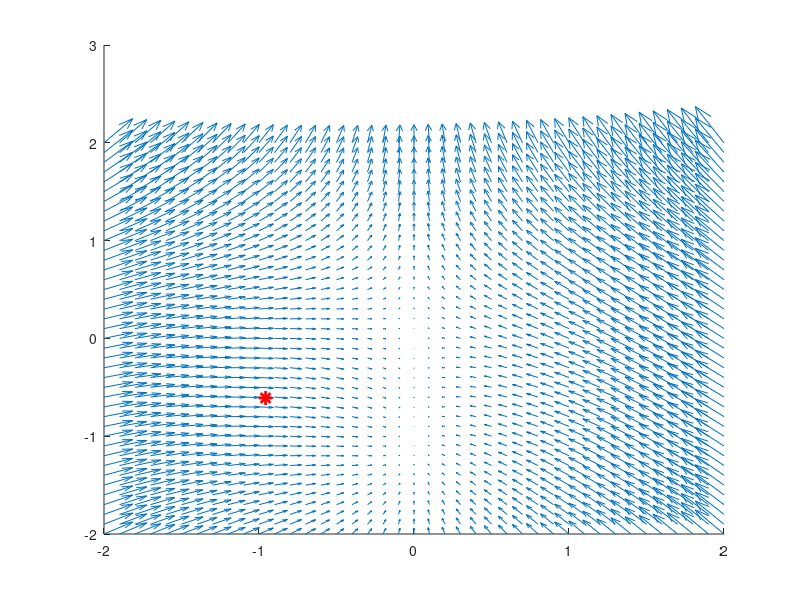

MATLAB code for this plot: (Note: this script raises an error after producing the figure.)
%% initialize parameters
b = 0.6;
a = 0.08;
dt = 0.03;
pauseTime = 0.00001;
tailLength = 5;
xlimits = [-2,2];
ylimits = [-2,2];
flowFieldSpacing = 0.1; % spacing of grid to build flow field on
flowFieldDecayLength = 10.0; % as one moves away from the fixed point, may the quiver points less visually important
howCloseToFixedPoint = 1.5; % standard deviation in starting position
%% calculate the dynamics for a system that starts at an arbitrary position
% x0,y0

% setup anonymous functions to calculate the derivatives
ydot = @(x,y) x.^2 + y.^2 + x + y;
xdot = @(x,y) -3*x;

% proceed in one time step using Euler integration
counter  = 1;

% xFix = b;
% yFix = b/(b+a^2);

yFix = -1;
xFix = 0;

x0 = xFix+randn(1)*howCloseToFixedPoint;
y0 = yFix+randn(1)*howCloseToFixedPoint;
xNew = x0;
yNew = y0;


% setup vectors to hold position of "tail"
tailX = repmat(x0,tailLength,1);
tailY = repmat(y0,tailLength,1);

% flow field
[xx,yy] = meshgrid(xlimits(1):flowFieldSpacing:xlimits(2),ylimits(1):flowFieldSpacing:ylimits(2));

[theta,r] = cart2pol(xx-xFix,yy-yFix);
xx(r>flowFieldDecayLength) = nan;
yy(r>flowFieldDecayLength) = nan;

% start with a blank graph
clf;
hold on;

% plot flow field as quiver
quiver(xx(:),yy(:),xdot(xx(:),yy(:)),ydot(xx(:),yy(:)),3);

% save plotting handle to improve speed and smoothness
pHand = plot(xNew,yNew,'r*','linewidth',2,'markersize',10);
 % patchline, from the file exchange has this tendency to link the first
 % and last points together, add in an extra element of "nans" to remove
 % this
alphaData = repmat(tailLength./[1:(tailLength+1)],1);
alphaData = (alphaData(:));
alphaData = alphaData.^(-2);
tailHand = patchline([tailX;nan],[tailY;nan],'edgecolor','b','LineWidth',2,...
    'EdgeAlpha','interp',...
    'FaceVertexAlphaData',alphaData);

% add in a cross at the fixed point
plot(xFix,yFix,'kx','linewidth',2);
plot(xFix,0,'ks','linewidth',2);



% set plotting limits to remain the same
xlim(xlimits);
ylim(ylimits);

% keep dropping new spots in
x0 = xFix+randn(1)*howCloseToFixedPoint;
y0 = yFix+randn(1)*howCloseToFixedPoint;
xNew = x0;
yNew = y0;


% setup vectors to hold position of "tail"
tailX = repmat(x0,tailLength,1);
tailY = repmat(y0,tailLength,1);

% loop over a few frames
while counter < 100
    % calculate the new position
    xNew = xNew + dt*xdot(xNew,yNew);
    yNew = yNew + dt*ydot(xNew,yNew);
    
    % plot the new position
    set(pHand,'xData',xNew,'yData',yNew);
    figure(gcf);pause(pauseTime);
    
    % update the tail coordinates
    tailX = [tailX(2:end);xNew];
    tailY = [tailY(2:end);yNew];
    set(tailHand,'xData',[tailX;nan],'yData',[tailY;nan]);
    
    title(num2str(counter));
    
    % move on to the next time step
    counter = counter+1;
end
